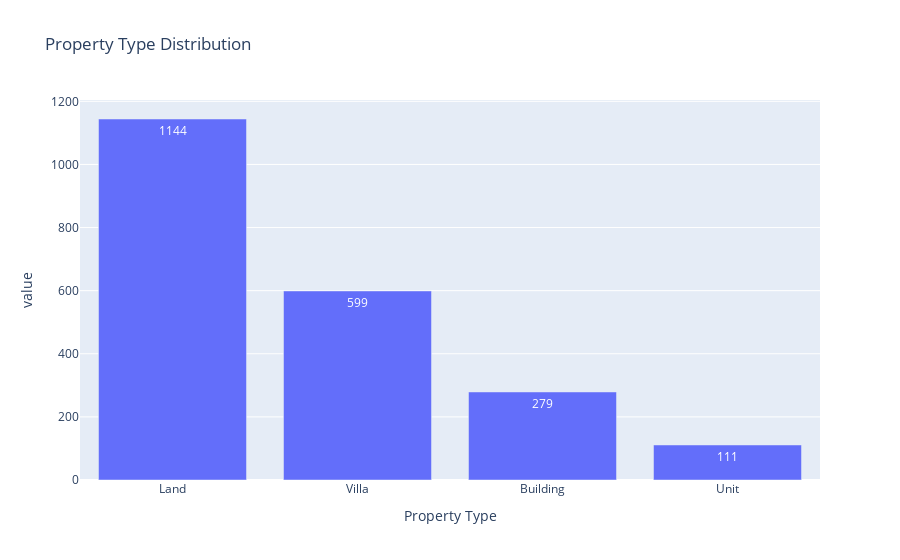
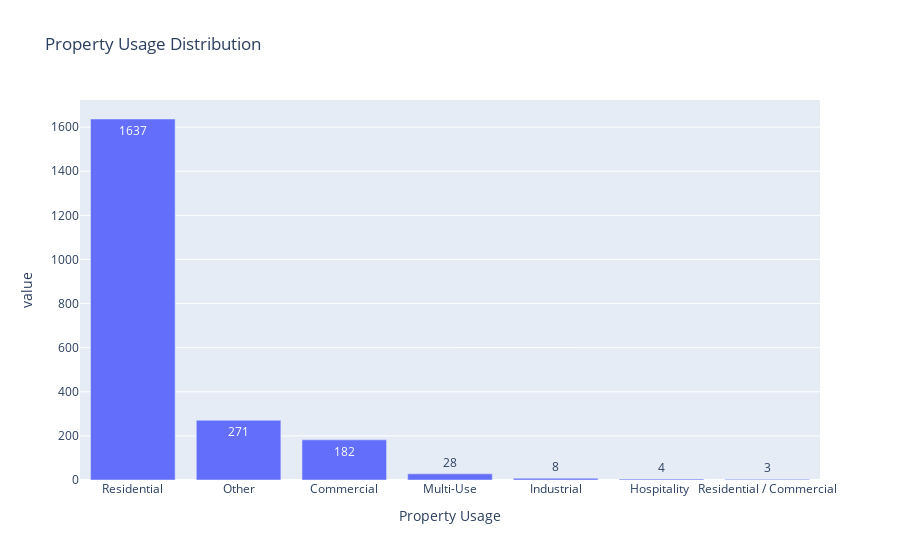

The notebook cell these images were saved under, in order:
### Markdown cell above
### Property Type & Usage

### Code cell
import os 

# Create output folder for saving plots
output_dir = "plots/"
os.makedirs(output_dir, exist_ok=True)

# Group by property type
property_type_counts = transactions_satwa['property_type_en'].value_counts()
property_type_fig = px.bar(property_type_counts, title="Property Type Distribution", 
                           labels={'property_type_en': 'Property Type', 'variable': 'Count'}, 
                           text=property_type_counts.values)
# Hide the legend
property_type_fig.update_layout(showlegend=False)

property_type_fig.write_image(f"{output_dir}/property_type_distribution.png")
property_type_fig.show()

# Group by property usage
property_usage_counts = transactions_satwa['property_usage_en'].value_counts()
property_usage_fig = px.bar(property_usage_counts, title="Property Usage Distribution", 
                            labels={'property_usage_en': 'Property Usage', 'variable': 'Count'}, 
                            text=property_usage_counts.values)

# Hide the legend
property_usage_fig.update_layout(showlegend=False)

property_usage_fig.write_image(f"{output_dir}/property_usage_distribution.png")
property_usage_fig.show()

print("Property Type Distribution:")
print(property_type_counts)

print("Property Usage Distribution:")
print(property_usage_counts)

### Figure 1 — Plotly figure (JSON) as saved in the notebook; plotly's stock layout.template omitted (floating-point values rounded to 4 significant figures)
{"data": [{"alignmentgroup": "True", "hovertemplate": "Count=count<br>Property Type=%{x}<br>value=%{y}<br>text=%{text}<extra></extra>", "legendgroup": "count", "marker": {"color": "#636efa", "pattern": {"shape": ""}}, "name": "count", "offsetgroup": "count", "orientation": "v", "showlegend": true, "text": [1144, 599, 279, 111], "textposition": "auto", "type": "bar", "x": ["Land", "Villa", "Building", "Unit"], "xaxis": "x", "y": [1144, 599, 279, 111], "yaxis": "y"}], "layout": {"barmode": "relative", "legend": {"title": {"text": "Count"}, "tracegroupgap": 0}, "showlegend": false, "title": {"text": "Property Type Distribution"}, "xaxis": {"anchor": "y", "domain": [0, 1], "title": {"text": "Property Type"}}, "yaxis": {"anchor": "x", "domain": [0, 1], "title": {"text": "value"}}}}

### Figure 2 — Plotly figure (JSON) as saved in the notebook; plotly's stock layout.template omitted (floating-point values rounded to 4 significant figures)
{"data": [{"alignmentgroup": "True", "hovertemplate": "Count=count<br>Property Usage=%{x}<br>value=%{y}<br>text=%{text}<extra></extra>", "legendgroup": "count", "marker": {"color": "#636efa", "pattern": {"shape": ""}}, "name": "count", "offsetgroup": "count", "orientation": "v", "showlegend": true, "text": [1637, 271, 182, 28, 8, 4, 3], "textposition": "auto", "type": "bar", "x": ["Residential", "Other", "Commercial", "Multi-Use", "Industrial", "Hospitality ", "Residential / Commercial"], "xaxis": "x", "y": [1637, 271, 182, 28, 8, 4, 3], "yaxis": "y"}], "layout": {"barmode": "relative", "legend": {"title": {"text": "Count"}, "tracegroupgap": 0}, "showlegend": false, "title": {"text": "Property Usage Distribution"}, "xaxis": {"anchor": "y", "domain": [0, 1], "title": {"text": "Property Usage"}}, "yaxis": {"anchor": "x", "domain": [0, 1], "title": {"text": "value"}}}}
